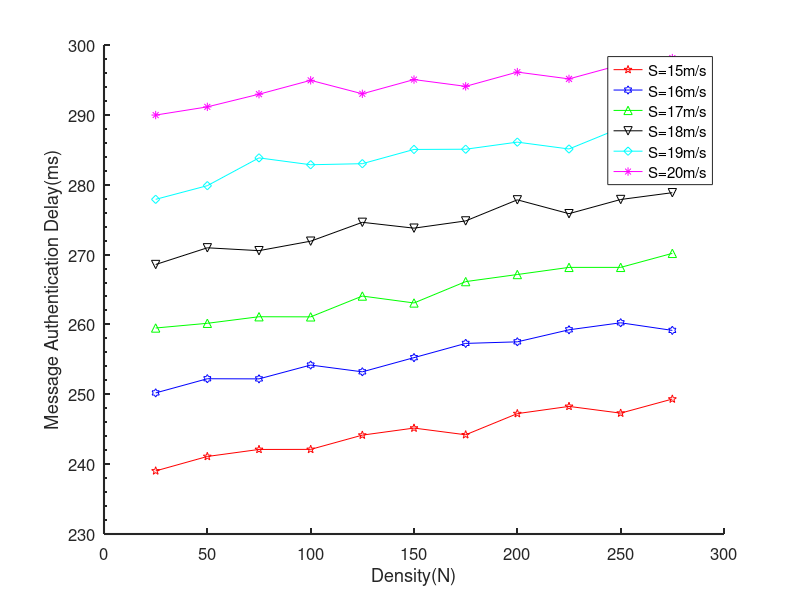

This chart was generated by the following MATLAB code: (Note: this script raises an error after producing the figure.)
x=0:25:300;
y=230:10:320;
figure;
plot([25,50,75,100,125,150,175,200,225,250,275],[239.031,241.098,242.103,242.113,244.155,...
    245.164,244.205,247.234,248.267,247.302,249.318],'-p','Color','r'); hold on;
plot([25,50,75,100,125,150,175,200,225,250,275],[250.197,252.225,252.206,254.185,253.215,...
    255.247,257.284,257.509,259.232,260.235,259.148],'-h','Color','b'); hold on;
plot([25,50,75,100,125,150,175,200,225,250,275],[259.489,260.162,261.101,261.085,264.062,...
    263.073,266.131,267.144,268.166,268.167,270.173],'-^','Color','g'); hold on;
plot([25,50,75,100,125,150,175,200,225,250,275],[268.578,270.971,270.561,271.919,274.618,...
    273.781,274.817,277.837,275.856,277.885,278.859],'-v','Color','k'); hold on;
plot([25,50,75,100,125,150,175,200,225,250,275],[277.907,279.863,283.842,282.859,283.011,...
    285.049,285.081,286.097,285.114,288.135,286.151],'-d','Color','c'); hold on;
plot([25,50,75,100,125,150,175,200,225,250,275],[289.971,291.143,292.957,294.943,293.015,...
    295.051,294.082,296.124,295.149,297.161,298.127],'-*','Color','m'); hold off;
xlabel('Density(N)')
ylabel('Message Authentication Delay(ms)')
legend('S=15m/s','S=16m/s','S=17m/s','S=18m/s','S=19m/s','S=20m/s');
%%
width = 1500;     % Width in inches
% height = 4;    % Height in inches
alw = 1.5;    % AxesLineWidth
fsz = 12;      % Fontsize
lw = 2;      % LineWidth
msz = 9;       % MarkerSize

figHandles = get(0,'Children');
for i=1:size(figHandles, 1)
    gcf = figure(i);
    pos = get(gcf, 'Position');
    set(gca, 'FontSize', fsz, 'LineWidth', alw, 'XMinorTick', 'off',...
        'YMinorTick', 'on', 'Box', 'off'); %<- Set properties set(gca, 'xdir','reverse');
    dp = findobj(get(gca, 'Children'), 'Type', 'Line');
    dp.set('LineWidth', lw);
    dp.set('MarkerSize', msz);
    dp = findobj(dp, 'Marker', '.');
    dp.set('MarkerSize', msz*2);
    grid('on');
    lh = legend(gca, 'show');
    lh.set('Orientation', 'Horizontal', 'Location', 'north');
    lh.set('Position',... %[0.213392863103321 0.940873016866427 0.608928559507643 0.0440476180542083]);
        [0.235714289945151 0.861111112281917 0.560714277252555 0.0559523796041806]);
end;
grid minor

